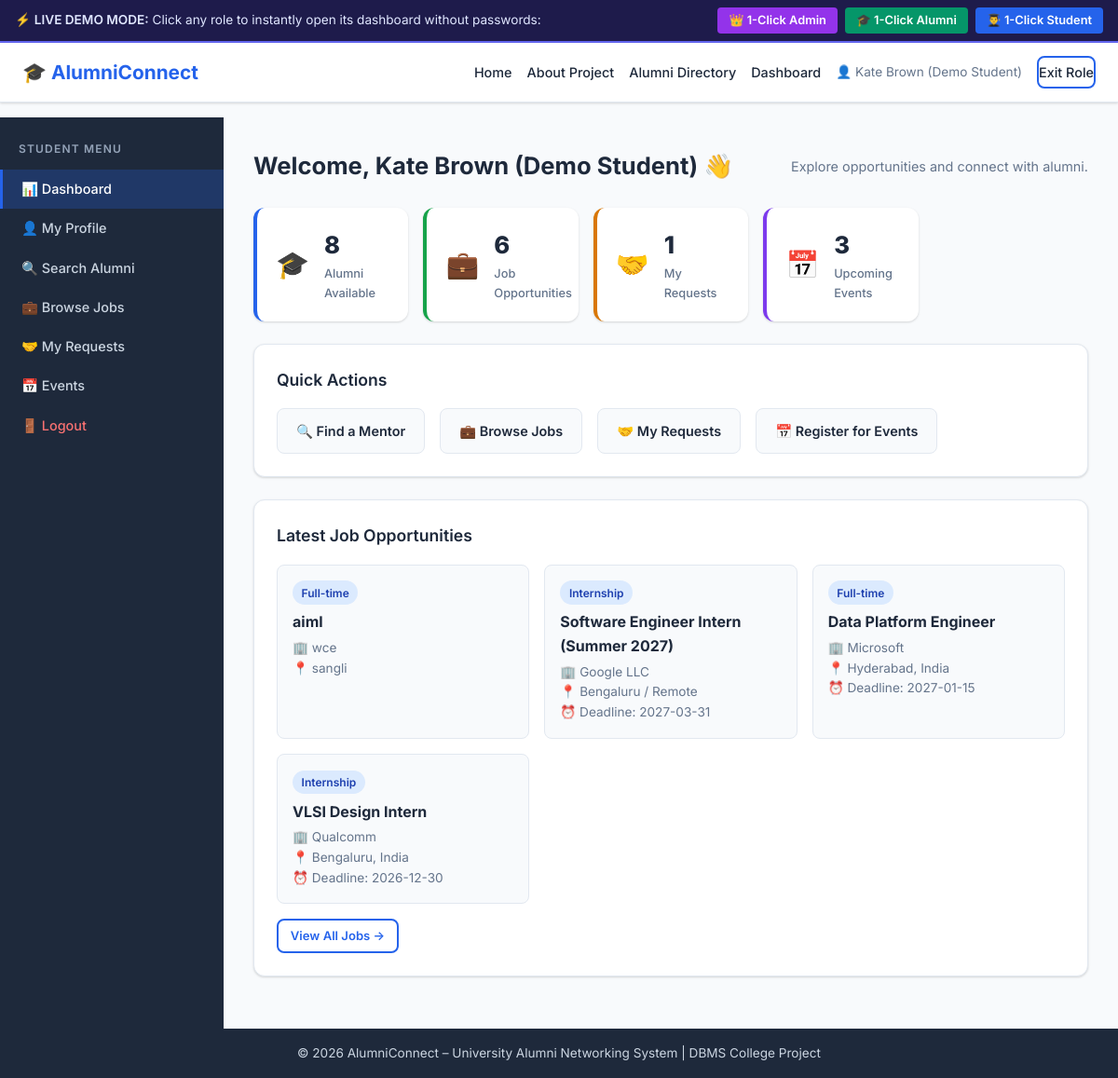
The page /student/ on the database its author committed.
### tables this page shows
CREATE TABLE Job (
        job_id           INTEGER PRIMARY KEY AUTOINCREMENT,
        alumni_id        INTEGER NOT NULL,
        company_name     TEXT NOT NULL,
        job_title        TEXT NOT NULL,
        job_description  TEXT NOT NULL,
        job_type         TEXT NOT NULL,
        application_link TEXT,
        location         TEXT,
        deadline         DATE,
        created_at       TIMESTAMP DEFAULT CURRENT_TIMESTAMP,
        FOREIGN KEY (alumni_id) REFERENCES Alumni(alumni_id) ON DELETE CASCADE
    );

### routes/student.py (the view)
@student_bp.route('/')
@student_required
def dashboard():
    profile = get_student_profile(session['user_id'])
    student_id = profile['student_id'] if profile else 1
    jobs_count = execute_query("SELECT COUNT(*) AS cnt FROM Job", fetchone=True)
    alumni_count = execute_query("SELECT COUNT(*) AS cnt FROM Alumni a JOIN Users u ON a.user_id=u.user_id WHERE u.account_status='approved'", fetchone=True)
    my_requests = execute_query("SELECT COUNT(*) AS cnt FROM Mentorship WHERE student_id=%s", (student_id,), fetchone=True)
    events_count = execute_query("SELECT COUNT(*) AS cnt FROM Event", fetchone=True)
    recent_jobs = execute_query("""
        SELECT j.job_title, j.company_name, j.job_type, j.location, j.deadline, j.job_id
        FROM Job j ORDER BY j.created_at DESC LIMIT 4
    """, fetch=True) or []
    return render_template('student/dashboard.html',
                           profile=profile or {},
                           jobs_count=jobs_count['cnt'] if jobs_count else 0,
                           alumni_count=alumni_count['cnt'] if alumni_count else 0,
                           my_requests=my_requests['cnt'] if my_requests else 0,
                           events_count=events_count['cnt'] if events_count else 0,
                           recent_jobs=recent_jobs)

### database/db_connection.py (called while the page is built, shortened)
def get_sqlite_connection():
    conn = sqlite3.connect(SQLITE_DB_PATH)
    conn.row_factory = sqlite3.Row
    conn.execute("PRAGMA foreign_keys = ON;")
    return conn

def get_db_connection():
    global USE_SQLITE
    return get_sqlite_connection()

### routes/student.py (called while the page is built)
def student_required(f):
    @wraps(f)
    def decorated(*args, **kwargs):
        if 'user_id' not in session or session.get('role') != 'student':
            session['user_id'] = 10
            session['full_name'] = 'Kate Brown (Demo Student)'
            session['role'] = 'student'
            session['email'] = 'kate.brown@example.com'
        return f(*args, **kwargs)
    return decorated

def get_student_profile(user_id):
    row = execute_query("SELECT * FROM Student WHERE user_id=%s", (user_id,), fetchone=True)
    if not row:
        row = execute_query("SELECT * FROM Student LIMIT 1", fetchone=True)
    return row

### templates/student/dashboard.html (shortened to what this page needs)
{% extends "base.html" %}
{% block content %}
<div class="dashboard-layout">
    <aside class="sidebar">
        <h3 class="sidebar-title">Student Menu</h3>
        <ul class="sidebar-menu">
            <li><a href="{{ url_for('student.dashboard') }}" class="active">📊 Dashboard</a></li>
            <li><a href="{{ url_for('student.edit_profile') }}">👤 My Profile</a></li>
            <li><a href="{{ url_for('student.search_alumni') }}">🔍 Search Alumni</a></li>
            <li><a href="{{ url_for('student.browse_jobs') }}">💼 Browse Jobs</a></li>
            <li><a href="{{ url_for('student.my_mentorship') }}">🤝 My Requests</a></li>
            <li><a href="{{ url_for('student.browse_events') }}">📅 Events</a></li>
            <li><a href="{{ url_for('auth.logout') }}" class="logout-link">🚪 Logout</a></li>
        </ul>
    </aside>
    <div class="dashboard-main">
        <div class="dashboard-header">
            <h1>Welcome, {{ session.get('full_name') }} 👋</h1>
            <p class="text-muted">Explore opportunities and connect with alumni.</p>
        </div>
        <div class="stat-cards-grid">
            <div class="stat-card-dash blue">
                <div class="stat-icon">🎓</div>
                <div class="stat-info">
                    <div class="stat-number">{{ alumni_count }}</div>
                    <div class="stat-label">Alumni Available</div>
                </div>
            </div>
            <div class="stat-card-dash green">
                <div class="stat-icon">💼</div>
                <div class="stat-info">
                    <div class="stat-number">{{ jobs_count }}</div>
                    <div class="stat-label">Job Opportunities</div>
                </div>
            </div>
            <div class="stat-card-dash orange">
                <div class="stat-icon">🤝</div>
                <div class="stat-info">
                    <div class="stat-number">{{ my_requests }}</div>
                    <div class="stat-label">My Requests</div>
                </div>
            </div>
            <div class="stat-card-dash purple">
                <div class="stat-icon">📅</div>
                <div class="stat-info">
                    <div class="stat-number">{{ events_count }}</div>
                    <div class="stat-label">Upcoming Events</div>
                </div>
            </div>
        </div>
        <div class="section-card">
            <h2>Quick Actions</h2>
            <div class="quick-actions">
                <a href="{{ url_for('student.search_alumni') }}" class="quick-action-btn">🔍 Find a Mentor</a>
                <a href="{{ url_for('student.browse_jobs') }}" class="quick-action-btn">💼 Browse Jobs</a>
                <a href="{{ url_for('student.my_mentorship') }}" class="quick-action-btn">🤝 My Requests</a>
                <a href="{{ url_for('student.browse_events') }}" class="quick-action-btn">📅 Register for Events</a>
            </div>
        </div>
        <div class="section-card">
            <h2>Latest Job Opportunities</h2>
            {% if recent_jobs %}
            <div class="jobs-grid">
                {% for j in recent_jobs %}
                <div class="job-card-mini">
                    <span class="badge badge-info">{{ j.job_type }}</span>
                    <h4>{{ j.job_title }}</h4>
                    <p>🏢 {{ j.company_name }}</p>
                    {% if j.location %}<p>📍 {{ j.location }}</p>{% endif %}
                    {% if j.deadline %}<p>⏰ Deadline: {{ j.deadline }}</p>{% endif %}
                </div>
                {% endfor %}
            </div>
            <a href="{{ url_for('student.browse_jobs') }}" class="btn btn-sm btn-outline" style="margin-top:1rem;">View All Jobs →</a>
            {% else %}
            <p class="text-muted">No jobs available yet.</p>
            {% endif %}
        </div>
    </div>
</div>
{% endblock %}

### static/css/style.css (style rules this page uses)
:root { --primary: #2563eb; --primary-dk: #1d4ed8; --secondary: #7c3aed; --success: #16a34a; --warning: #d97706; --danger: #dc2626; --info: #0891b2; --teal: #0f766e; --bg: #f8fafc; --surface: #ffffff; --border: #e2e8f0; --text: #1e293b; --text-muted: #64748b; --sidebar-bg: #1e293b; --sidebar-text: #cbd5e1; --radius: 8px; --radius-lg: 12px; --shadow: 0 1px 3px rgba(0,0,0,.1), 0 1px 2px rgba(0,0,0,.06); --shadow-md: 0 4px 6px rgba(0,0,0,.07), 0 2px 4px rgba(0,0,0,.06); --shadow-lg: 0 10px 15px rgba(0,0,0,.1), 0 4px 6px rgba(0,0,0,.05); }
*, *::before, *::after { box-sizing: border-box; margin: 0; padding: 0; }
html { font-size: 16px; scroll-behavior: smooth; }
body { font-family: 'Inter', system-ui, -apple-system, sans-serif; background: var(--bg); color: var(--text); line-height: 1.6; min-height: 100vh; display: flex; flex-direction: column; }
a { color: var(--primary); text-decoration: none; }
.text-muted { color: var(--text-muted); font-size: 0.9rem; }
.btn { display: inline-flex; align-items: center; gap: 0.4rem; padding: 0.55rem 1.2rem; background: var(--primary); color: #fff; border: 2px solid var(--primary); border-radius: var(--radius); font-weight: 600; font-size: 0.9rem; cursor: pointer; transition: background .2s, color .2s, transform .1s; }
.btn-sm { padding: 0.35rem 0.8rem; font-size: 0.82rem; }
.btn-outline { background: transparent; color: var(--primary); }
.stat-number { font-size: 2.5rem; font-weight: 800; color: var(--primary); }
.stat-label { color: var(--text-muted); font-weight: 500; }
.dashboard-layout { display: flex; min-height: calc(100vh - 65px); }
.sidebar { width: 240px; min-height: 100%; flex-shrink: 0; background: var(--sidebar-bg); padding: 1.5rem 0; }
.sidebar-title { color: #94a3b8; font-size: 0.75rem; text-transform: uppercase; letter-spacing: 0.1em; font-weight: 600; padding: 0 1.25rem; margin-bottom: 0.75rem; }
.sidebar-menu { list-style: none; }
.sidebar-menu li a { display: block; padding: 0.6rem 1.25rem; color: var(--sidebar-text); font-weight: 500; font-size: 0.9rem; border-left: 3px solid transparent; transition: background .15s, border-color .15s; }
.sidebar-menu li a.active { background: rgba(37,99,235,.25); border-color: var(--primary); color: #fff; }
.sidebar-menu li a.logout-link { color: #f87171; }
.dashboard-main { flex: 1; padding: 2rem; overflow-y: auto; }
.dashboard-header { display: flex; align-items: center; justify-content: space-between; margin-bottom: 1.5rem; gap: 1rem; flex-wrap: wrap; }
.dashboard-header h1 { font-size: 1.6rem; font-weight: 700; }
.stat-cards-grid { display: grid; grid-template-columns: repeat(auto-fill, minmax(160px, 1fr)); gap: 1rem; margin-bottom: 1.5rem; }
.stat-card-dash { background: var(--surface); border-radius: var(--radius-lg); padding: 1.25rem; display: flex; align-items: center; gap: 1rem; box-shadow: var(--shadow); border-left: 4px solid; }
.stat-card-dash.green { border-color: var(--success); }
.stat-card-dash.blue { border-color: var(--primary); }
.stat-card-dash.orange { border-color: var(--warning); }
.stat-card-dash.purple { border-color: var(--secondary); }
.stat-icon { font-size: 1.8rem; }
.stat-info .stat-number { font-size: 1.6rem; font-weight: 800; color: var(--text); }
.stat-info .stat-label { font-size: 0.8rem; color: var(--text-muted); }
.section-card { background: var(--surface); border-radius: var(--radius-lg); padding: 1.5rem; box-shadow: var(--shadow); margin-bottom: 1.5rem; border: 1px solid var(--border); }
.section-card h2 { font-size: 1.1rem; font-weight: 600; margin-bottom: 1rem; }
.badge { display: inline-block; padding: 0.2rem 0.6rem; border-radius: 9999px; font-size: 0.75rem; font-weight: 600; }
.badge-info { background: #dbeafe; color: #1e40af; }
.jobs-grid { display: grid; grid-template-columns: repeat(auto-fill, minmax(220px, 1fr)); gap: 1rem; }
.job-card-mini { background: var(--bg); border: 1px solid var(--border); border-radius: var(--radius); padding: 1rem; }
.job-card-mini h4 { margin: 0.4rem 0 0.25rem; }
.job-card-mini p { font-size: 0.85rem; color: var(--text-muted); }
.quick-actions { display: flex; gap: 1rem; flex-wrap: wrap; }
.quick-action-btn { display: inline-flex; align-items: center; gap: 0.5rem; padding: 0.75rem 1.25rem; background: var(--bg); border: 1.5px solid var(--border); border-radius: var(--radius); font-weight: 600; font-size: 0.9rem; color: var(--text); transition: background .2s, border-color .2s; }

### rows shown on the page
Job: job_type "Full-time", job_title "aiml", company_name "wce", location "sangli"
Job: job_type "Internship", job_title "Software Engineer Intern (Summer 2027)", company_name "Google LLC", location "Bengaluru / Remote", deadline "2027-03-31"
Job: job_type "Full-time", job_title "Data Platform Engineer", company_name "Microsoft", location "Hyderabad, India", deadline "2027-01-15"
Job: job_type "Internship", job_title "VLSI Design Intern", company_name "Qualcomm", location "Bengaluru, India", deadline "2026-12-30"

### other values the page prints
{{ session.get('full_name', 'Guest') }} "Kate Brown (Demo Student)"
{{ session.get('full_name') }} "Kate Brown (Demo Student)"
{{ alumni_count }} "8"
{{ jobs_count }} "6"
{{ my_requests }} "1"
{{ events_count }} "3"
